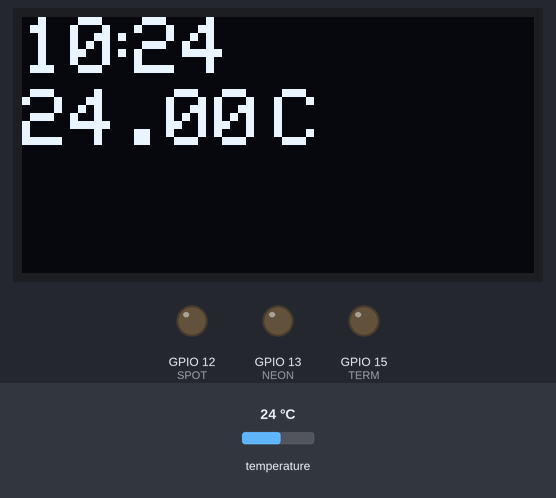
The sketch below on a simulated ESP8266 (NodeMCU). Shown: 128×64 one-colour display, output pins drawn as LEDs (lit = HIGH). Inputs (shaded band) come from the test bench; at power-on: temperature 24 °C. WiFi joins after 1.5 s; servers stay silent unless stated; network time is answered at once with the bench clock; uploads are accepted with an empty reply; the local clock reads 2024-03-15 10:24:30 at power-on unless the sketch sets it; EEPROM starts erased; what the sketch prints to the serial monitor is not drawn.

Above: at 11.6 s.
11.7 s: temperature set to 12 °C
At 12.4 s:
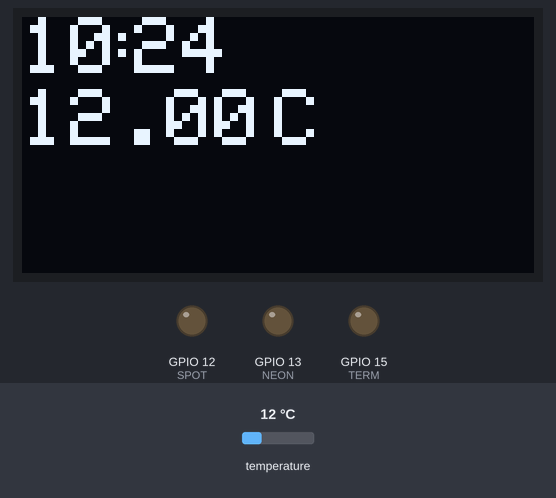
13.3 s: temperature set to 19 °C
At 14.1 s:
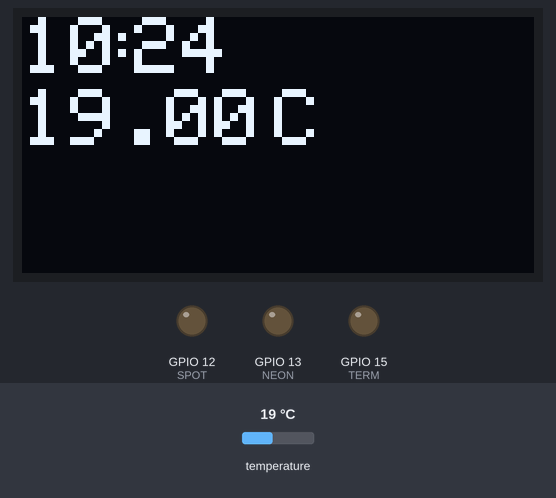
14.9 s: temperature set to 28 °C
At 15.9 s:
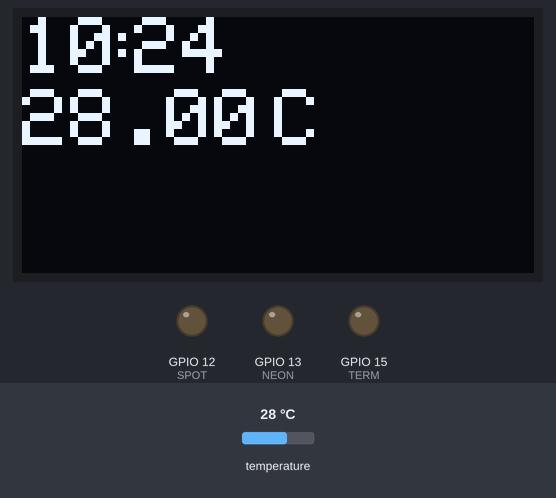
Timing chart, 0 to 17.9 s (numbered marks = the images above; inputs shaded):
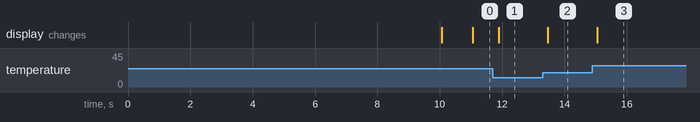

The sketch:

Timer_termostato.ino
```cpp
#include <ESP8266WiFi.h>
#include <NTPClient.h>
#include <ESP8266WebServer.h>
#include <WiFiManager.h>
#include <WiFiUdp.h>
#include <EEPROM.h>
#include <SPI.h>
#include <Wire.h>
#include <Adafruit_GFX.h>
#include <Adafruit_SSD1306.h>
#include <RTClib.h>
#include <OneWire.h>
#include <DallasTemperature.h>
#include <ESP8266HTTPClient.h>
#include <WiFiClientSecureBearSSL.h>

#define ONE_WIRE_BUS 14
#define SPOT    12
#define NEON    13
#define TERM    15
#define OLED_RESET LED_BUILTIN

Adafruit_SSD1306 display(OLED_RESET);
OneWire oneWire(ONE_WIRE_BUS);
RTC_DS1307 RTC;
DallasTemperature sensors(&oneWire);
WiFiClient client;

boolean neo;
boolean spo;
boolean ese = false;
boolean control;
boolean connection=false;
String tempE;
float tempC;
int oraa1;
int mina1;
int oras1;
int mins1;
int oraa2;
int mina2;
int oras2;
int mins2;
int _hour;
String hours;
int _min;
String minss;
float t=0.00f;
int i=0;
char ssid[]="";
char pass[]="";

const long utcOffsetInSeconds = 7200;
WiFiUDP ntpUDP;
NTPClient timeClient(ntpUDP, "pool.ntp.org", utcOffsetInSeconds);

void setup () {

      Serial.begin(115200);
      EEPROM.begin(1024);
      testConn();

    if ((WiFi.status() != WL_CONNECTED)){


          Serial.println("\n Starting");
          unsigned long startedAt = millis();
          WiFi.printDiag(Serial);
          Serial.println("Opening configuration portal");
          WiFiManager wifiManager;
          if (WiFi.SSID()!="") wifiManager.setConfigPortalTimeout(50);
          if (!wifiManager.startConfigPortal("RightInTime")) {
             Serial.println("Not connected to WiFi but continuing anyway.");
          } else {
             Serial.println("connected...yeey :)");

           }

          Serial.print("After waiting ");
          int connRes = WiFi.waitForConnectResult();
          float waited = (millis()- startedAt);
          Serial.print(waited/1000);
          if (WiFi.status()!=WL_CONNECTED){
            Serial.println("failed to connect, finishing setup anyway");
          } else{
             Serial.println("clearing eeprom");
             for (int i = 0; i < 64; ++i) { EEPROM.write(i, 0); }
              Serial.print("vado a salvare SSID: ");
              String sd = wifiManager.getSSID();
              Serial.println("writing eeprom ssid:");
              for (int i = 0; i < sd.length(); ++i)
                {
                  EEPROM.write(i, sd[i]);
                  Serial.print("Wrote: ");
                  Serial.println(sd[i]);
                }
              Serial.print("vado a salvare pass: ");
              String ps = wifiManager.getPassword();
               Serial.println("writing eeprom pass:");
              for (int i = 0; i < ps.length(); ++i)
                {
                  EEPROM.write(32+i, ps[i]);
                  Serial.print("Wrote: ");
                  Serial.println(ps[i]);
                }
               EEPROM.commit();
          }


    }
         display.begin(SSD1306_SWITCHCAPVCC, 0x3C);
         sensors.begin();
         Wire.begin();
         RTC.begin();
         pinMode (SPOT,OUTPUT);
         pinMode (NEON,OUTPUT);
         pinMode (TERM,OUTPUT);
         int cont=0;
         while (control == false && cont<7){
          ask();
          cont++;
        }
        if (control == false){

            EEPROM.get(64,oraa1);
            EEPROM.get(65,mina1);
            EEPROM.get(66,oras1);
            EEPROM.get(67,mins1);
            EEPROM.get(68,oraa2);
            EEPROM.get(69,mina2);
            EEPROM.get(70,oras2);
            EEPROM.get(71,mins2);
            EEPROM.get(72,t);

        }
        Serial.println("ora accensione1");
        Serial.print(oraa1);
        Serial.print(":");
        Serial.print(mina1);
        Serial.println("ora accensione2");
        Serial.print(oraa2);
        Serial.print(":");
        Serial.print(mina2);
        Serial.println("ora Spegnimento");
        Serial.print(oras1);
        Serial.print(":");
        Serial.print(mins1);
        Serial.println("ora spegnimento");
        Serial.print(oras2);
        Serial.print(":");
        Serial.print(mins2);
        Serial.println("temp");
        Serial.print(t);
}

void loop () {

    DateTime now = RTC.now();
    accendi(now);
    temp();
    draw(now);

    if(spo){
      digitalWrite(SPOT, HIGH);
    }else{
      digitalWrite(SPOT, LOW);
    }
    if(neo){
      digitalWrite(NEON, HIGH);
    }else{
      digitalWrite(NEON, LOW);
    }
    if(tempC < t){
      digitalWrite(TERM, HIGH);
    } else {
      digitalWrite(TERM, LOW);
    }

      if(i<=1 && connection == true){
      setOra();      //Solo in caso di prove
      i++;}

      if( (_min % 10 == 0) && (ese==true)){
        scrivi();
        ask();
        ese = false;
      }

      if(now.second() <1){
        ese = true;
      }

      if (connection==false) {
        testConn();
      }

}
void setOra(){
  timeClient.begin();
  timeClient.update();
  RTC.adjust(DateTime(2019,5,29, timeClient.getHours(),timeClient.getMinutes(),timeClient.getSeconds()));
}

void testConn(){
      delay(10);
      Serial.println();
      Serial.println("Startup");
      Serial.println("Reading EEPROM ssid");
      String esid;
      for (int i = 0; i < 32; ++i)
        {
          esid += char(EEPROM.read(i));
        }
      Serial.print("SSID: ");
      Serial.println(esid);
      Serial.println("Reading EEPROM pass");
      String epass = "";
      for (int i = 32; i < 96; ++i)
        {
          epass += char(EEPROM.read(i));
        }
      Serial.print("PASS: ");
      Serial.println(epass);
      if ( esid.length() > 1 ) {
          // test esid
          WiFi.begin(esid.c_str(), epass.c_str());
          int c = 0;
          Serial.println("Waiting for Wifi to connect");
          while ( c < 20 ) {
             if (WiFi.status() == WL_CONNECTED) {
              connection=true;

             }
             delay(500);
             Serial.print(WiFi.status());
             c++;
          }
      }
}

void draw(DateTime now){
    hours = String(_hour);
    minss = String(_min);
    if(_hour < 10){
      hours = "0"+hours;
    }
    if(_min < 10){
      minss = "0"+minss;
    }

    display.clearDisplay();
    display.setTextSize(2);
    display.setTextColor(WHITE);
    display.setCursor(0,0);
    display.println(hours);
    display.setCursor(20,0);
    display.println(":");
    display.setCursor(28,0);
    display.println(minss);
    display.setCursor(0,18);
    display.println(tempE);
    display.setCursor(63,18);
    display.println("C");
    display.display();

}

void eewrite(){
   Serial.print("scrittura su eeprom");
            EEPROM.put(64, oraa1);
            EEPROM.put(65, mina1);
            EEPROM.put(66, oras1);
            EEPROM.put(67, mins1);
            EEPROM.put(68, oraa2);
            EEPROM.put(69, mina2);
            EEPROM.put(70, oras2);
            EEPROM.put(71, mins2);
            EEPROM.put(72, t);
            EEPROM.commit();
}
void scrivi(){
//          WiFi.mode(WIFI_STA);
//          WiFi.begin(ssid, pass);
//          while ((WiFi.status() != WL_CONNECTED)) {
//          display.clearDisplay();
//          display.setTextSize(1);
//          display.setTextColor(WHITE);
//          display.setCursor(0,0);
//          display.println("Richiesta dati");
//          display.display();
//          Serial.print(".");
//          delayMicroseconds(500000);
//          }


  if ((WiFi.status() == WL_CONNECTED)) {
    std::unique_ptr<BearSSL::WiFiClientSecure>client(new BearSSL::WiFiClientSecure);
    client->setInsecure();
    HTTPClient https;
    Serial.print("[HTTPS] begin...\n");
    if (https.begin(*client, "https://dalessandroluca.altervista.org/Timer_termostato/send1810.php?device_name=8pklP&ora="+hours+"&min="+minss+"&temp="+tempE)) {

     }
    else {
      Serial.printf("[HTTPS] Unable to connect\n");
    }
  } else{connection = false;}

}

void temp() {
     sensors.requestTemperatures();
     tempC = sensors.getTempCByIndex(0);
     if(tempC != DEVICE_DISCONNECTED_C){
          tempE = String(tempC);
      } else{
          tempE = "Errore sensore";
      }
  }


    void accendi(DateTime now){
         _hour = now.hour();
         _min = now.minute();
         if ( (_hour >= oraa1) && (_hour <= oras1) ) {
         spo = true;
            if ( (_hour == oraa1) && ( _min < mina1 ) ) {
            spo = false;
            } else if ( (_hour == oras1) && ( _min >= mins1 ) ) {
               spo = false;
            }
        }else{
        spo = false;
        }

         if ( (_hour >= oraa2 ) && (_hour <= oras2) ) {
         neo = true;
          if ( (_hour == oraa2) && ( _min < mina2 ) ) {
            neo = false;
          }else if ( (_hour == oras2) && ( _min >= mins2) ) {
            neo = false;
          }
        }else{
          neo = false;
        }

}

void timerff(){
      //RTC.adjust(DateTime(2019,5,29, 0,29,30));
     }

void ask(){
//  while (WiFi.status() != WL_CONNECTED) {
//          display.clearDisplay();
//          display.setTextSize(1);
//          display.setTextColor(WHITE);
//          display.setCursor(0,0);
//          display.println("Richiesta dati");
//          display.display();
//          Serial.print(".");
//          delayMicroseconds(500000);
//      }

  if ((WiFi.status() == WL_CONNECTED)) {
    std::unique_ptr<BearSSL::WiFiClientSecure>client(new BearSSL::WiFiClientSecure);
    client->setInsecure();
    HTTPClient https;
    Serial.print("[HTTPS] begin...\n");
    if (https.begin(*client, "https://dalessandroluca.altervista.org/Timer_termostato/request1810.php?device_name=8pklP")) {  // HTTPS

          Serial.print("[HTTPS] GET...\n");
          int httpCode = https.GET();
          if (httpCode > 0) {
            if (httpCode == HTTP_CODE_OK || httpCode == HTTP_CODE_MOVED_PERMANENTLY) {
              String payload = https.getString();
              String a = getValue(payload,';',0);
              String b = getValue(payload,';',1);
              String c = getValue(payload,';',2);
              String d = getValue(payload,';',3);
              String e = getValue(payload,';',4);
              String f = getValue(payload,';',5);
              String g = getValue(payload,';',6);
              String h = getValue(payload,';',7);
              String temp = getValue(payload,';',8);
              oraa1 = a.toInt();
              mina1 = b.toInt();
              oras1 = c.toInt();
              mins1 = d.toInt();
              oraa2 = e.toInt();
              mina2 = f.toInt();
              oras2 = g.toInt();
              mins2 = h.toInt();
              t= temp.toFloat();
              eewrite();
              control=true;
            }
      } else {
        Serial.printf("[HTTPS] GET... failed, error: %s\n", https.errorToString(httpCode).c_str());
        control = false;
      }

      https.end();
    } else {
      Serial.printf("[HTTPS] Unable to connect\n");
    }
  }else{
     connection = false;
     Serial.printf("[HTTPS] Unable to connect\n");}
}


String getValue(String data, char separator, int index)
{
  int found = 0;
  int strIndex[] = {0, -1};
  int maxIndex = data.length()-1;

  for(int i=0; i<=maxIndex && found<=index; i++){
    if(data.charAt(i)==separator || i==maxIndex){
        found++;
        strIndex[0] = strIndex[1]+1;
        strIndex[1] = (i == maxIndex) ? i+1 : i;
    }
  }

  return found>index ? data.substring(strIndex[0], strIndex[1]) : "";
}
```

Measured:
- after the input at 11.7 s, the display: changes after 0.19 s (image 1)
- after the input at 13.3 s, the display: changes after 0.17 s (image 2)
- after the input at 14.9 s, the display: changes after 0.15 s (image 3)
